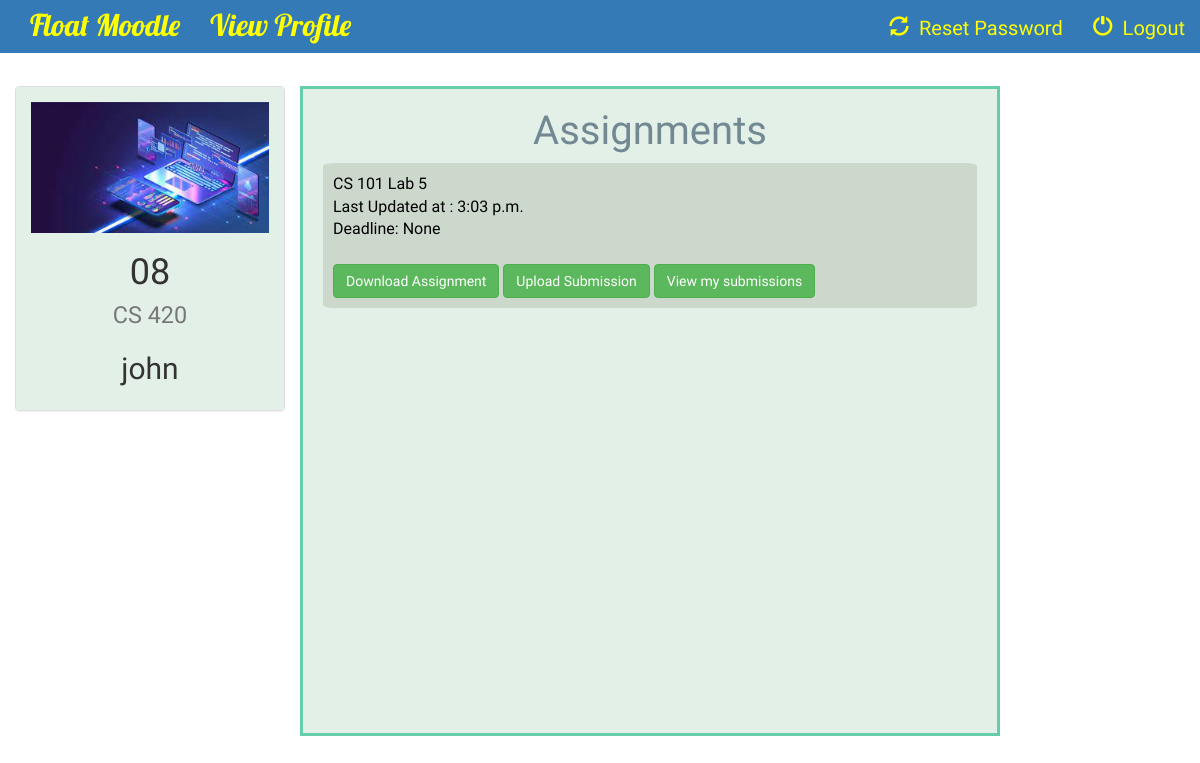
The app's page /course/8/view_assignments/ (signed in) with its own data.
### instructor/models.py (models this page shows, shortened)
class Course(models.Model):
    name = models.CharField(max_length=100)
    code = models.CharField(max_length=100)
    instructor = models.ForeignKey(Instructor, on_delete=models.CASCADE)
    course_logo = models.FileField(default=1)

class Instructor(models.Model):
    user = models.ForeignKey(User,on_delete=models.CASCADE, default=1)
    name = models.CharField(max_length=100)
    information = models.CharField(max_length=1000,default=1)
    def __str__(self):
        return self.name

class Assignment(models.Model):
    description = models.CharField(max_length=1000, default='')
    file = models.FileField(default='')
    course = models.ForeignKey(Course,on_delete=models.CASCADE)
    post_time = models.TimeField(auto_now=True, auto_now_add=False)
    deadline = models.TimeField()

### course/views.py (the view)
# urls.py: url(r'^(?P<course_id>[0-9]+)/view_assignments/$', views.view_assignments, name='view_assignments'),
@login_required
def view_assignments(request, course_id):
    course = Course.objects.get(id=course_id)
    assignments = Assignment.objects.filter(course=course)
    context = {
        'course' : course,
        'assignments' : assignments,
    }
    return render(request,'course/view_assignments.html',context)

### course/templates/course/view_assignments.html (shortened to what this page needs)
{% extends 'course/basic_page.html' %}
{% block body %}
<br>
<div class="container-fluid songs-container" >
    <div class="row">
    <div class="col-sm-6 col-md-3">
            <div class="panel panel-default">
                <div class="panel-body" style="background-color: #e3f0e8;border: 0px solid #66cdaa;">
                    <a href="{% url 'course:detail' course.id %}">
                        {% if course.course_logo %}
                            <img src="{{ course.course_logo.url }}" class="img-responsive">
                        {% else %}
                            <h3>No image to display</h3>
                        {% endif %}
                    </a>
                    <h1 align="center">{{ course.code }}<br> <small>{{ course.name }}</small></h1>
                    <h2 align="center">{{ course.instructor }}</h2>
                </div>
            </div>
        </div>
        <div class="col-sm-7" style="align:center; overflow-y: scroll; height:650px;border: 3px solid #66cdaa;background-color:#e3f0e8;color:black;font-family: 'Abhaya Libre';font-size:16px;">
        <h3 align="center"; style="text-align:center;font-family:Volkhov,cursive;font-size:40px;color: #728892">Assignments</h3>
    {% for assignment in assignments reversed %}
<div style="background-color:#CDD8CD; border-radius:2%;padding:10px; margin:5px">
        {{ assignment.description }}<br>
        Last Updated at : {{ assignment.post_time }}<br>
        Deadline: {{ assignment.deadline }}<br><br>
        <a href="{{ assignment.file.url }}">
        <button type="submit" class="btn btn-success">Download Assignment</button></a>
        <a href="{% url 'course:upload_submission' assignment.id %}">
        <button type="submit" class="btn btn-success">Upload Submission</button></a>
        <a href="{% url 'course:view_submissions' assignment.id %}">
        <button type="submit" class="btn btn-success">View my submissions</button></a>
        <br>
</div>
    {% endfor %}
        </div><br><br><br>
</div>
</div><br><br><br>
{% endblock %}

### course/templates/course/basic_page.html (style rules this page uses)
a { color: yellow; }
body { background: url('') no-repeat center center fixed; background-size: cover; font-family: Ledger;font-size: 20px; }

### records on screen
Course: course_logo (picture), code "08", name "CS 420", instructor "john"
Assignment: description "CS 101 Lab 5", post_time "3:03 p.m.", deadline "None"
